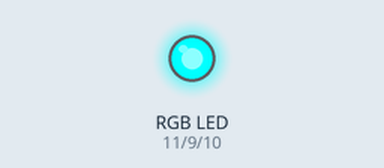
Recording of a sketch running on a simulated Arduino Uno, built with avr-gcc and run on an emulated ATmega328P. Parts: an RGB LED mixed from three pins (HIGH = lit).

Above: at 0.5 s.
At 1.5 s:
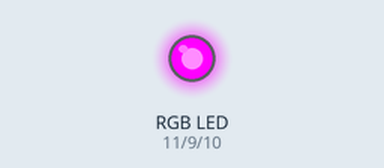
At 5.5 s:
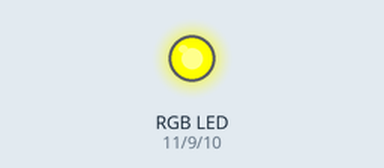
Timing chart, 0 to 6.9 s (numbered marks = the images above):
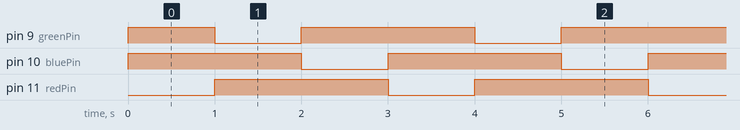

The sketch:

led_rgb.ino
```cpp
//Program by Samuel. Enjoy!

//If you are using a common anode RGB led, remove the slashes at the next line (the comment)
#define COMMON_ANODE

//Defining pinouts
int redPin = 11; //The pin that red is connected through
int bluePin = 10; //The pin that blue is connected through
int greenPin = 9; //The pin that green is connected through

void setup() {

  //Setting these pins as outputs
  pinMode(redPin, OUTPUT); //Setting red as output
  pinMode(greenPin, OUTPUT); //Setting green as output
  pinMode(bluePin, OUTPUT); //Setting blue as output

}

void loop() {

  setColor(255, 0, 0); //Red color
  delay(1000);
  setColor(0, 255, 0); //Green color
  delay(1000);
  setColor(0, 0, 255); //Blue color
  delay(1000);

}

void setColor(int redValue, int greenValue, int blueValue) { //Defining function setColor, taking three arguments

#ifdef COMMON_ANODE //Checking if this is defined
  redValue = 255 - redValue;
  greenValue = 255 - greenValue;
  blueValue = 255 - blueValue;
#endif //Ending check

  analogWrite(redPin, redValue); //Setting value red
  analogWrite(greenPin, greenValue); //Setting value green
  analogWrite(bluePin, blueValue); //Setting value blue

}
```

Measured:
- by itself, pin 9 (greenPin): repeats every 3.0 s: LOW 1.0 s, HIGH 2.0 s
- by itself, pin 10 (bluePin), pin 11 (redPin): alternates HIGH for 2.0 s and LOW for 1.0 s
- by itself, everything shown: repeats every 3.0 s, in 3 steps
